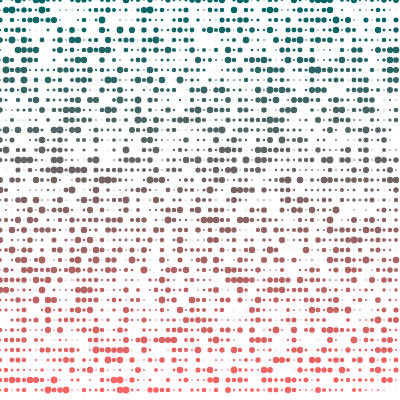
Frame 1 (no input)
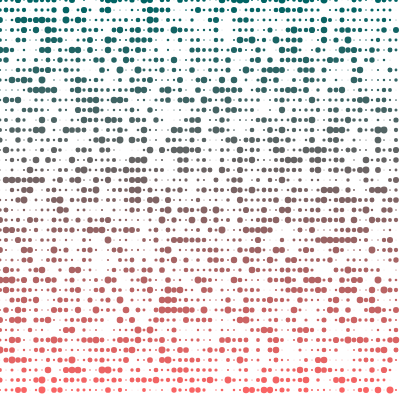
Frame 60 (no input)
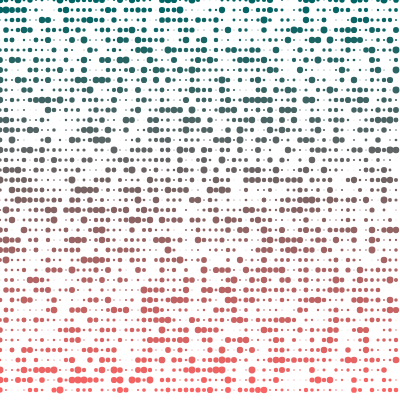
Frame 120 (the mouse pressed at the canvas centre since frame 60)

The p5.js sketch that drew these frames (run headless with seeded random() and noise() and a simulated clock; from frame 60 on, the mouse is pressed at the canvas centre):

// p5.js sketch
// ── sketch.js
function setup() {
    createCanvas(400, 400);
    background(255)
}

function draw() {
    background(255);

    // for loop 안에서 다시 for loop을 사용해서 i는 6씩, j는 10 씩 증가시켜 만나는 모든 픽셀에 점을 찍고 있습니다.
    // 픽셀을 다루고자 할 때 사용되는 관습적인 방법이에요.
    for (var i = 0; i < width; i += 6) {
        for (var j = 0; j < height; j += 10) {
            stroke(map(j, 0, 400, 0, 255), 100, 100)
            strokeWeight(random(7))
            point(i, j)
        }
    }
}
